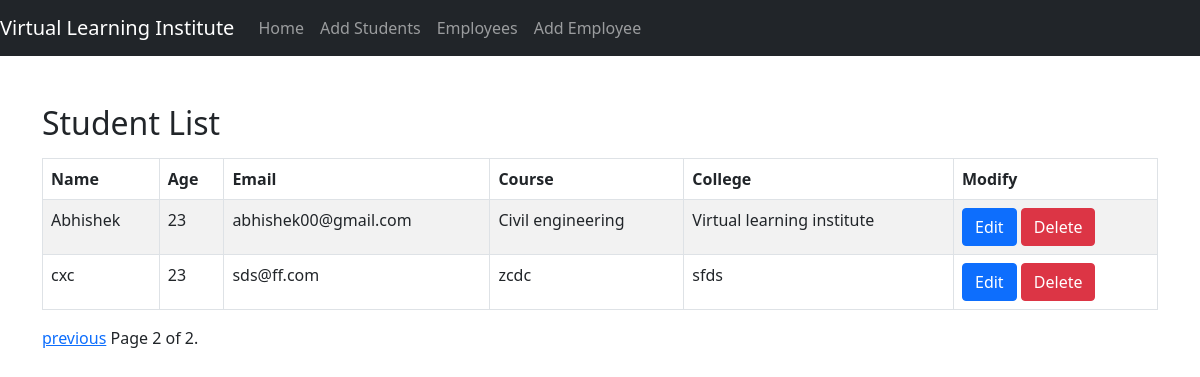
Screenshot of /students/?page=2 with the database file from the repository.
### students/models.py (models this page shows, shortened)
class Student(models.Model):
    name = models.CharField(max_length=100, validators=[validate_name])
    age = models.IntegerField(validators=[MinValueValidator(0), MaxValueValidator(120)])
    email = models.EmailField(validators=[EmailValidator()])
    course = models.CharField(max_length=100, validators=[validate_course])
    college = models.CharField(max_length=100, validators=[validate_college])

### students/views.py (the view)
# urls.py: path('students/', views.student_list, name='student_list'),
def student_list(request):
    student_list = Student.objects.all()
    paginator = Paginator(student_list, 10)
    page_number = request.GET.get('page')
    page_obj = paginator.get_page(page_number)
    return render(request, 'students/student_list.html', {'page_obj': page_obj})

### students/templates/students/student_list.html (shortened to what this page needs)
{% extends 'students/base.html' %}
{% block content %}
<h2 class="mt-5">Student List</h2>
<table class="table table-bordered table-striped mt-3">
    <thead class="thead-dark">
        <tr>
            <th>Name</th>
            <th>Age</th>
            <th>Email</th>
            <th>Course</th>
            <th>College</th>
            <th>Modify</th>
        </tr>
    </thead>
    <tbody>
        {% for student in page_obj.object_list %}
        <tr>
            <td>{{ student.name }}</td>
            <td>{{ student.age }}</td>
            <td>{{ student.email }}</td>
            <td>{{ student.course }}</td>
            <td>{{ student.college }}</td>
            <td>{{ student.modify }}
                <a href="{% url 'student_edit' student.id %}"><button type="button" class="btn btn-primary">Edit</button></a>
                <a href="{% url 'student_delete' student.id %}"><button type="button" class="btn btn-danger">Delete</button></a>
            </td>
        </tr>
        {% endfor %}
    </tbody>
</table>
<div class="pagination">
    <span class="step-links">
        {% if page_obj.has_previous %}
            <a href="?page={{ page_obj.previous_page_number }}">previous</a>
        {% endif %}
        <span class="current">
            Page {{ page_obj.number }} of {{ page_obj.paginator.num_pages }}.
        </span>
    </span>
</div>
{% endblock %}

### rows the page displays
Student: name "Abhishek", age "23", email "abhishek00@gmail.com", course "Civil engineering", college "Virtual learning institute"
Student: name "cxc", age "23", email "sds@ff.com", course "zcdc", college "sfds"

### other values shown
{{ page_obj.number }} "2"
{{ page_obj.paginator.num_pages }} "2"
